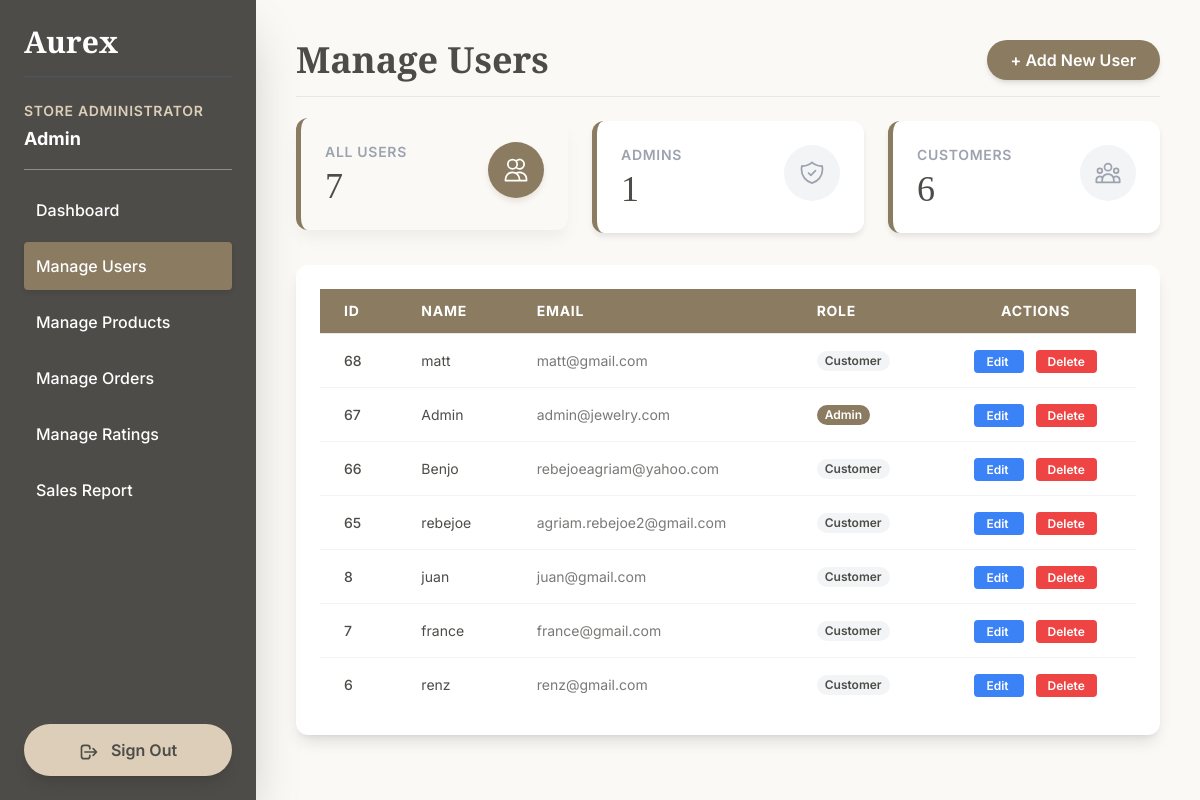
/manage_users.php (signed in), run on the app's committed database.
### tables this page shows
CREATE TABLE `user` (
  `User_ID` int(11) NOT NULL,
  `Name` varchar(255) NOT NULL,
  `Email` varchar(255) NOT NULL,
  `Password` varchar(255) DEFAULT NULL,
  `Phone` int(11) DEFAULT NULL,
  `Address` varchar(255) DEFAULT NULL,
  `Profile_Picture` varchar(255) DEFAULT NULL,
  `Role` varchar(255) NOT NULL,
  `Is_Logged_In` tinyint(1) NOT NULL DEFAULT 0,
  `user_secret_key` varchar(255) DEFAULT NULL,
  `last_2fa_verification` datetime DEFAULT NULL,
  `google_id` varchar(255) DEFAULT NULL
);

### manage_users.php (the view, shortened to what this page needs)
<?php
require_once 'db_connect.php';
$userName = '';
if (isset($_SESSION['User_ID'])) {
    $user_id = $_SESSION['User_ID'];
    $stmt_name = $pdo->prepare("SELECT Name FROM user WHERE User_ID = :user_id");
    $stmt_name->bindParam(':user_id', $user_id, PDO::PARAM_INT);
    $stmt_name->execute();
    $result_name = $stmt_name->fetch();
    if ($result_name) {
        $userName = htmlspecialchars($result_name['Name']);
    }
}
$stmt_users = $pdo->prepare("SELECT User_ID, Name, Email, Phone, Role FROM user ORDER BY User_ID DESC");
$stmt_users->execute();
$users = $stmt_users->fetchAll();
$allUsersCount = count($users);
$adminUsersCount = count(array_filter($users, function ($u) {
    return $u['Role'] === 'admin';
}));
$customerUsersCount = count(array_filter($users, function ($u) {
    return $u['Role'] !== 'admin';
}));
?>
<!DOCTYPE html>
<html lang="en">
<head>
    <script src="https://cdn.tailwindcss.com"></script>
</head>
<body class="flex antialiased">
    <div class="w-64 admin-sidebar h-screen p-6 fixed flex flex-col shadow-2xl z-20">
        <h1 class="font-serif text-white text-3xl font-bold mb-6 border-b border-gray-600 pb-4">Aurex</h1>
        <div class="text-white mb-4 border-b border-teal-light/50 pb-4">
            <p class="font-semibold text-sm text-teal-light uppercase tracking-wider">Store Administrator</p>
            <p class="text-lg font-bold text-white mt-1"><?= $userName ?></p>
        </div>
        <ul class="space-y-2 flex-grow">
            <li><a href="admin_dashboard.php"
                    class="block p-3 rounded text-white hover:bg-brand-teal hover:shadow-md transition-all">
                    <span class="font-medium">Dashboard</span>
                </a></li>
            <li><a href="manage_users.php" class="block p-3 rounded text-white nav-active transition-all">
                    <span class="font-medium">Manage Users</span>
                </a></li>
            <li><a href="manage_products.php"
                    class="block p-3 rounded text-white hover:bg-brand-teal hover:shadow-md transition-all">
                    <span class="font-medium">Manage Products</span>
                </a></li>
            <li><a href="manage_orders.php"
                    class="block p-3 rounded text-white hover:bg-brand-teal hover:shadow-md transition-all">
                    <span class="font-medium">Manage Orders</span>
                </a></li>
            <li><a href="manage_ratings.php"
                    class="block p-3 rounded text-white hover:bg-brand-teal hover:shadow-md transition-all">
                    <span class="font-medium">Manage Ratings</span>
                </a></li>
            <li><a href="manage_report.php"
                    class="block p-3 rounded text-white hover:bg-brand-teal hover:shadow-md transition-all">
                    <span class="font-medium">Sales Report</span>
                </a></li>
        </ul>
        <a href="logout.php" class="mt-auto block w-full text-center p-3 rounded-full logout-btn shadow-lg">
            <svg class="w-5 h-5 inline-block mr-2" fill="none" stroke="currentColor" viewBox="0 0 24 24"
                xmlns="http://www.w3.org/2000/svg">
                <path stroke-linecap="round" stroke-linejoin="round" stroke-width="2"
                    d="M17 16l4-4m0 0l-4-4m4 4H7m6 4v1a3 3 0 01-3 3H6a3 3 0 01-3-3V7a3 3 0 013-3h4a3 3 0 013 3v1">
                </path>
            </svg>
            Sign Out
        </a>
    </div>
    <div class="flex-1 ml-64 p-10">
        <div class="flex justify-between items-center mb-6 border-b border-gray-200 pb-4">
            <h2 class="font-serif text-4xl font-bold text-brand-dark">Manage Users</h2>
            <a href="edit_user.php"
                class="bg-brand-teal text-white px-6 py-2 rounded-full font-semibold hover:bg-opacity-90 transition-colors shadow-md">
                + Add New User
            </a>
        </div>
        <div class="grid grid-cols-1 md:grid-cols-3 gap-6 mb-8">
            <div class="stats-card active p-6 cursor-pointer relative overflow-hidden group" data-filter="all">
                <div class="flex items-start justify-between">
                    <div class="flex-1">
                        <h3
                            class="stats-label text-sm font-semibold text-gray-400 uppercase mb-1 group-hover:text-brand-teal transition-colors">
                            All Users</h3>
                        <div class="stats-number text-4xl text-brand-dark"><?= $allUsersCount ?></div>
                    </div>
                    <div class="stats-icon-wrapper w-14 h-14 flex items-center justify-center rounded-full shrink-0">
                        <svg xmlns="http://www.w3.org/2000/svg" class="h-7 w-7" fill="none" viewBox="0 0 24 24"
                            stroke="currentColor" stroke-width="1.5">
                            <path stroke-linecap="round" stroke-linejoin="round"
                                d="M12 4.354a4 4 0 110 5.292M15 21H3v-1a6 6 0 0112 0v1zm0 0h6v-1a6 6 0 00-9-5.197M13 7a4 4 0 11-8 0 4 4 0 018 0z" />
                        </svg>
                    </div>
                </div>
            </div>
            <div class="stats-card p-6 cursor-pointer relative overflow-hidden group" data-filter="admin">
                <div class="flex items-start justify-between">
                    <div class="flex-1">
                        <h3
                            class="stats-label text-sm font-semibold text-gray-400 uppercase mb-1 group-hover:text-brand-teal transition-colors">
                            Admins</h3>
                        <div class="stats-number text-4xl text-brand-dark"><?= $adminUsersCount ?></div>
                    </div>
                    <div class="stats-icon-wrapper w-14 h-14 flex items-center justify-center rounded-full shrink-0">
                    </div>
                </div>
            </div>
            <div class="stats-card p-6 cursor-pointer relative overflow-hidden group" data-filter="customer">
                <div class="flex items-start justify-between">
                    <div class="flex-1">
                        <h3
                            class="stats-label text-sm font-semibold text-gray-400 uppercase mb-1 group-hover:text-brand-teal transition-colors">
                            Customers</h3>
                        <div class="stats-number text-4xl text-brand-dark"><?= $customerUsersCount ?></div>
                    </div>
                    <div class="stats-icon-wrapper w-14 h-14 flex items-center justify-center rounded-full shrink-0">
                    </div>
                </div>
            </div>
        </div>
        <div class="bg-white p-6 rounded-xl shadow-lg overflow-x-auto">
            <table class="min-w-full divide-y divide-gray-200">
                <thead class="table-header">
                    <tr>
                        <th class="px-6 py-3 text-left text-sm uppercase tracking-wider">ID</th>
                        <th class="px-6 py-3 text-left text-sm uppercase tracking-wider">Name</th>
                        <th class="px-6 py-3 text-left text-sm uppercase tracking-wider">Email</th>
                        <th class="px-6 py-3 text-left text-sm uppercase tracking-wider">Role</th>
                        <th class="px-6 py-3 text-center text-sm uppercase tracking-wider">Actions</th>
                    </tr>
                </thead>
                <tbody class="bg-white divide-y divide-gray-100" id="userTableBody">
                    <?php if (empty($users)): ?>
                        <tr>
                            <td colspan="5" class="px-6 py-10 text-center text-brand-subtext text-lg">No users found.</td>
                        </tr>
                    <?php else: ?>
                        <?php foreach ($users as $user): ?>
                            <tr data-role="<?= htmlspecialchars($user['Role']) ?>">
                                <td class="px-6 py-4 whitespace-nowrap text-sm font-medium text-brand-dark">
                                    <?= htmlspecialchars($user['User_ID']) ?></td>
                                <td class="px-6 py-4 whitespace-nowrap text-sm text-brand-dark">
                                    <?= htmlspecialchars($user['Name']) ?></td>
                                <td class="px-6 py-4 whitespace-nowrap text-sm text-brand-subtext">
                                    <?= htmlspecialchars($user['Email']) ?></td>
                                <td class="px-6 py-4 whitespace-nowrap text-sm capitalize">
                                    <span
                                        class="px-2 inline-flex text-xs leading-5 font-semibold rounded-full
                                    <?= $user['Role'] === 'admin' ? 'bg-brand-teal text-white' : 'bg-gray-100 text-brand-dark' ?>">
                                        <?= htmlspecialchars($user['Role']) ?>
                                    </span>
                                </td>
                                <td class="px-6 py-4 whitespace-nowrap text-center text-sm font-medium space-x-3">
                                    <a href="edit_user.php?id=<?= $user['User_ID'] ?>"
                                        class="px-3 py-1 bg-blue-500 text-white rounded text-xs font-semibold hover:bg-blue-600 transition-colors">
                                        Edit
                                    </a>
                                    <a href="manage_users.php?delete_id=<?= $user['User_ID'] ?>"
                                        onclick="return confirm('Are you sure you want to delete this user?');"
                                        class="px-3 py-1 bg-red-500 text-white rounded text-xs font-semibold hover:bg-red-600 transition-colors">
                                        Delete
                                    </a>
                                </td>
                            </tr>
                        <?php endforeach; ?>
                    <?php endif; ?>
                </tbody>
            </table>
        </div>
    </div>
</body>
</html>

### manage_users.php (style rules this page uses)
body { font-family: 'Inter', sans-serif; background-color: #FBF9F6; color: #4D4C48; }
.admin-sidebar { background-color: #4D4C48; }
.nav-active { background-color: #8B7B61; color: white; box-shadow: 0 2px 5px rgba(0, 0, 0, 0.1); }
.logout-btn { background-color: #DCCEB8; color: #4D4C48; font-weight: 600; border: 2px solid transparent; transition: all 0.2s; }
.table-header { background-color: #8B7B61; color: white; font-weight: 600; }
.stats-card { background-color: white; border-left: 5px solid #8B7B61; border-radius: 0.75rem; box-shadow: 0 4px 6px -1px rgba(0, 0, 0, 0.1); transition: transform 0.2s ease, box-shadow 0.2s ease; }
.stats-card.active { background-color: #FBF9F6; border-left: 5px solid #8B7B61; box-shadow: 0 10px 15px -3px rgba(139, 123, 97, 0.1); transform: translateY(-3px); }
.stats-icon-wrapper { transition: all 0.3s ease; }
.stats-card .stats-icon-wrapper { background-color: #f3f4f6; color: #9ca3af; }
.stats-card.active .stats-icon-wrapper { background-color: #8B7B61; color: white; box-shadow: 0 4px 6px -1px rgba(139, 123, 97, 0.2); }
.stats-number { font-family: 'Playfair Display', serif; }
.stats-label { font-family: 'Inter', sans-serif; letter-spacing: 0.05em; }

### data on the page
user: Name "Admin", User_ID "67", Email "admin@jewelry.com", Role "Admin"
user: User_ID "68", Name "matt", Email "matt@gmail.com", Role "Customer"
user: User_ID "66", Name "Benjo", Email "rebejoeagriam@yahoo.com", Role "Customer"
user: User_ID "65", Name "rebejoe", Email "agriam.rebejoe2@gmail.com", Role "Customer"
user: User_ID "8", Name "juan", Email "juan@gmail.com", Role "Customer"
user: User_ID "7", Name "france", Email "france@gmail.com", Role "Customer"
user: User_ID "6", Name "renz", Email "renz@gmail.com", Role "Customer"

### other printed values
$allUsersCount "7"
$adminUsersCount "1"
$customerUsersCount "6"
